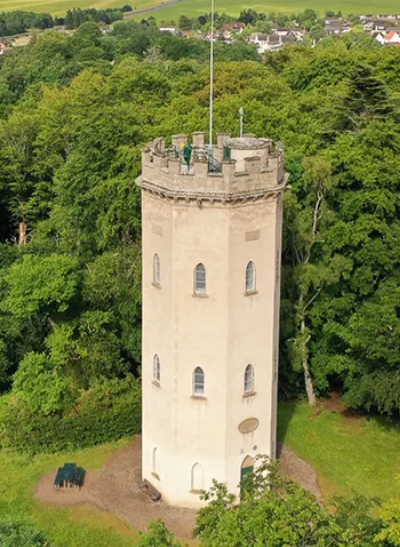
#> input picture Thursday 10:40 - 12:30/E22CSEU0955/lab9/b1.png, 400 x 547 px, found by its file name
$ python 3-feature-matches.py
#> lines starting #> are read from the running program, lines starting #| are printed output that depends on the picture; long printed decimals are rounded
import cv2
import numpy as np
import matplotlib.pyplot as plt
import os

path1 = 'C:/Users/cchan/OneDrive/Documents/COLLEGE/SEMESTERS/Semester 6/340 l/lab/lab9/b1.png'
path2 = 'C:/Users/cchan/OneDrive/Documents/COLLEGE/SEMESTERS/Semester 6/340 l/lab/lab9/b2.png'

if not os.path.exists(path1) or not os.path.exists(path2):
    print("Error: One or both image files not found. Check file paths.")
    exit()

img1 = cv2.imread(path1, cv2.IMREAD_GRAYSCALE)
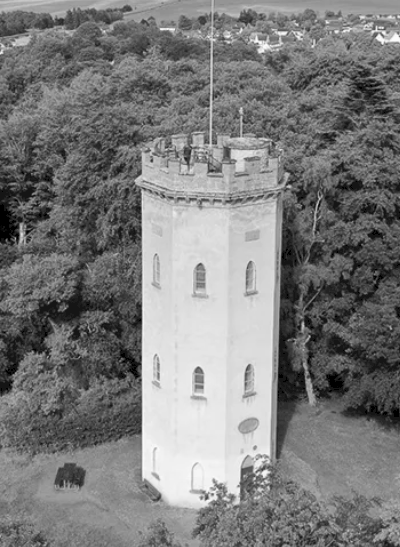
#> img1: shape (547, 400); min 0, max 253, mean 124.1
img2 = cv2.imread(path2, cv2.IMREAD_GRAYSCALE)
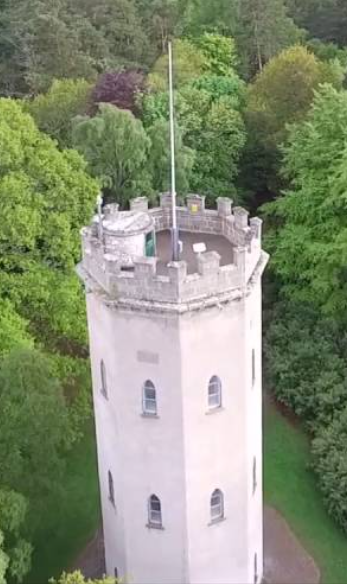
#> input picture Thursday 10:40 - 12:30/E22CSEU0955/lab9/b2.png, 347 x 584 px, found by its file name
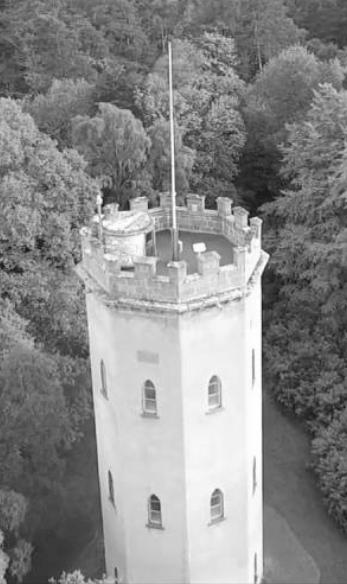
#> img2: shape (584, 347); min 21, max 255, mean 137.5

if img1 is None or img2 is None:
    print("Error: One or both images could not be loaded. Check file format and integrity.")
    exit()

orb = cv2.ORB_create()
kp1, des1 = orb.detectAndCompute(img1, None)
#> kp1 = 500 keypoints; strongest (x, y, size): (206, 498, 31), (264, 474, 44.6), (288, 186, 31), (264, 472, 53.6)
kp2, des2 = orb.detectAndCompute(img2, None)
#> kp2 = 500 keypoints; strongest (x, y, size): (251, 220, 37.2), (251, 216, 44.6), (250, 216, 37.2), (248, 224, 31)

bf = cv2.BFMatcher(cv2.NORM_HAMMING, crossCheck=True)
matches = bf.match(des1, des2)
#> matches = 141 matches
matches = sorted(matches, key=lambda x: x.distance)[:100]
#> matches = 100 matches

img_matches = cv2.drawMatches(img1, kp1, img2, kp2, matches, None, flags=2)
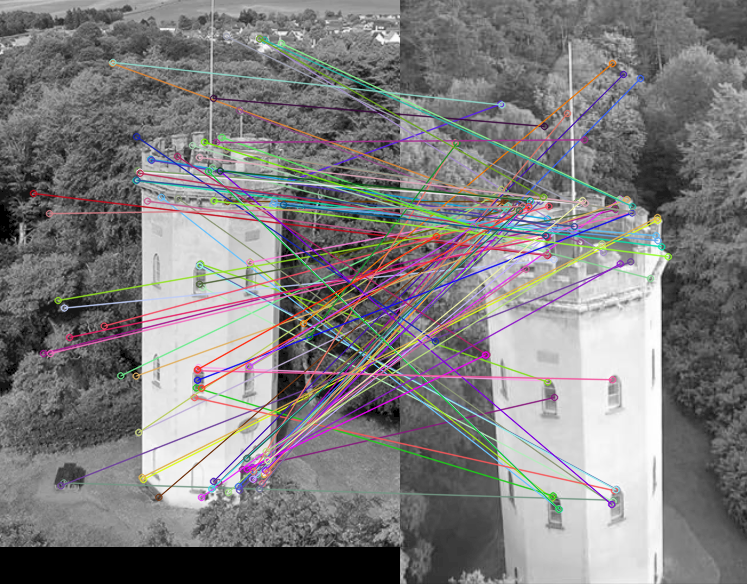
#> img_matches: shape (584, 747, 3); mean of channels 0, 1, 2 126.8, 126.1, 128.1; drawn as B, G, R

plt.figure(figsize=(15, 8))
plt.title("Feature Matches")
plt.imshow(img_matches, cmap='gray')
plt.axis("off")
plt.show()

pts1 = np.float32([kp1[m.queryIdx].pt for m in matches]).reshape(-1, 1, 2)
#> pts1 = 100 rows, first 8: [198, 367], [199.2, 264], [242, 469], [290.3, 180.4], [120.3, 375.3], [262, 483], [143, 479], [63.36, 482.4]
pts2 = np.float32([kp2[m.trainIdx].pt for m in matches]).reshape(-1, 1, 2)
#> pts2 = 100 rows, first 8: [147.6, 380.4], [216, 489], [154, 397], [100.2, 103.7], [104.5, 191.1], [102, 210.8], [257.1, 219.8], [213.6, 499.7]

F, mask_f = cv2.findFundamentalMat(pts1, pts2, cv2.FM_RANSAC)
#> F = [[2.94e-05, -4.87e-06, -0.00583], [3.38e-07, 3.43e-06, -0.000636], [-0.00438, -7.79e-05, 1]]; mask_f = 100 values, max 1 at index 1, min 0 at index 0, mean 0.15
print("Fundamental Matrix:\n", F)
#| Fundamental Matrix:
#|  [[ 2.93754045e-05 -4.87403255e-06 -5.83383553e-03]
#|  [ 3.38477214e-07  3.43236886e-06 -6.35610914e-04]
#|  [-4.37580516e-03 -7.78717628e-05  1.00000000e+00]]

K = np.array([[718.8560, 0, 607.1928],
              [0, 718.8560, 185.2157],
              [0, 0, 1]])

E, mask_e = cv2.findEssentialMat(pts1, pts2, K, method=cv2.RANSAC, threshold=1.0)
#> E = [[-0.483, 0.238, -0.24], [0.249, 0.65, 0.123], [-0.326, 0.143, -0.162]]; mask_e = 100 values, max 1 at index 3, min 0 at index 0, mean 0.14
print("Essential Matrix:\n", E)
#| Essential Matrix:
#|  [[-0.4827  0.2381 -0.2399]
#|  [ 0.2489  0.6502  0.1229]
#|  [-0.3258  0.1433 -0.1619]]

_, R, t, mask_pose = cv2.recoverPose(E, pts1, pts2, K)
#> R = [[-0.548, -0.762, 0.346], [-0.815, 0.393, -0.426], [0.189, -0.515, -0.836]]; t = [-0.553, 0.0187, 0.833]; mask_pose = 100 values, max 255 at index 0, min 0 at index 6, mean 186.2
print("Rotation Matrix (R):\n", R)
#| Rotation Matrix (R):
#|  [[-0.5477 -0.7619  0.3459]
#|  [-0.8151  0.3925  -0.4261]
#|  [ 0.1888  -0.5153 -0.836]]
print("Translation Vector (t):\n", t)
#| Translation Vector (t):
#|  [[-0.5527]
#|  [ 0.01875]
#|  [ 0.8332]]
